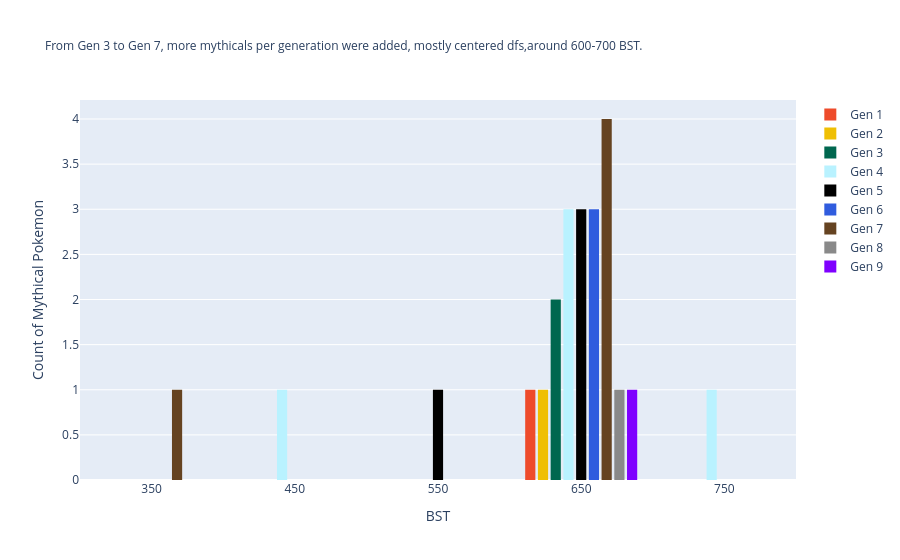

The cell this chart's notebook holds for it:
### Code cell
dfh_gen_1 = df_base[(df_base['gen_num'] == 'Gen 1') & (df_base['Classification'] == 'Mythical')]
dfh_gen_2 = df_base[(df_base['gen_num'] == 'Gen 2') & (df_base['Classification'] == 'Mythical')]
dfh_gen_3 = df_base[(df_base['gen_num'] == 'Gen 3') & (df_base['Classification'] == 'Mythical')]
dfh_gen_4 = df_base[(df_base['gen_num'] == 'Gen 4') & (df_base['Classification'] == 'Mythical')]
dfh_gen_5 = df_base[(df_base['gen_num'] == 'Gen 5') & (df_base['Classification'] == 'Mythical')]
dfh_gen_6 = df_base[(df_base['gen_num'] == 'Gen 6') & (df_base['Classification'] == 'Mythical')]
dfh_gen_7 = df_base[(df_base['gen_num'] == 'Gen 7') & (df_base['Classification'] == 'Mythical')]
dfh_gen_8 = df_base[(df_base['gen_num'] == 'Gen 8') & (df_base['Classification'] == 'Mythical')]
dfh_gen_9 = df_base[(df_base['gen_num'] == 'Gen 9') & (df_base['Classification'] == 'Mythical')]

BST_hist_myth = go.Figure()
BST_hist_myth.add_trace(go.Histogram(
    x = dfh_gen_1['BST'],
    name = 'Gen 1',
    xbins = {
        'start':0,
        'end':1000,
        'size':100
    },
    marker_color = '#EE4B2B'
)
)

BST_hist_myth.add_trace(go.Histogram(
    x = dfh_gen_2['BST'],
    name = 'Gen 2',
    xbins = {
        'start':0,
        'end':1000,
        'size':100
    },
    marker_color = '#EFBF04'
)
)

BST_hist_myth.add_trace(go.Histogram(
    x = dfh_gen_3['BST'],
    name = 'Gen 3',
    xbins = {
        'start':0,
        'end':1000,
        'size':100
    },
    marker_color = '#00674F'
)
)

BST_hist_myth.add_trace(go.Histogram(
    x = dfh_gen_4['BST'],
    name = 'Gen 4',
    xbins = {
        'start':0,
        'end':1000,
        'size':100
    },
    marker_color = '#B9F2FF'
)
)

BST_hist_myth.add_trace(go.Histogram(
    x = dfh_gen_5['BST'],
    name = 'Gen 5',
    xbins = {
        'start':0,
        'end':1000,
        'size':100
    },
    marker_color = '#000000'
)
)

BST_hist_myth.add_trace(go.Histogram(
    x = dfh_gen_6['BST'],
    name = 'Gen 6',
    xbins = {
        'start':0,
        'end':1000,
        'size':100
    },
    marker_color = '#305CDE'
)
)

BST_hist_myth.add_trace(go.Histogram(
    x = dfh_gen_7['BST'],
    name = 'Gen 7',
    xbins = {
        'start':0,
        'end':1000,
        'size':100
    },
    marker_color = '#654321'
)
)


BST_hist_myth.add_trace(go.Histogram(
    x = dfh_gen_8['BST'],
    name = 'Gen 8',
    xbins = {
        'start':0,
        'end':1000,
        'size':100
    },
    marker_color = '#898989'
)
)

BST_hist_myth.add_trace(go.Histogram(
    x = dfh_gen_9['BST'],
    name = 'Gen 9',
    xbins = {
        'start':0,
        'end':1000,
        'size':100
    },
    marker_color = '#7F00FF'
)
)

BST_hist_myth.update_layout(
    xaxis_title_text='BST', # xaxis label
    yaxis_title_text='Count of Mythical Pokemon', # yaxis label
    bargap=0.2, # gap between bars of adjacent location coordinates
    bargroupgap=0.2 # gap between bars of the same location coordinates
)

BST_hist_myth.update_layout(
    title = go.layout.Title(
        text = 'From Gen 3 to Gen 7, more mythicals per generation were added, mostly centered dfs,around 600-700 BST.',
        font=dict(size=12)
    )
)

BST_hist_myth.show()

### Figure 1 — Plotly figure (JSON) as saved in the notebook; plotly's stock layout.template omitted (floating-point values rounded to 4 significant figures)
{"data": [{"marker": {"color": "#EE4B2B"}, "name": "Gen 1", "type": "histogram", "x": [600], "xbins": {"end": 1000, "size": 100, "start": 0}}, {"marker": {"color": "#EFBF04"}, "name": "Gen 2", "type": "histogram", "x": [600], "xbins": {"end": 1000, "size": 100, "start": 0}}, {"marker": {"color": "#00674F"}, "name": "Gen 3", "type": "histogram", "x": [600, 600], "xbins": {"end": 1000, "size": 100, "start": 0}}, {"marker": {"color": "#B9F2FF"}, "name": "Gen 4", "type": "histogram", "x": [480, 600, 600, 600, 720], "xbins": {"end": 1000, "size": 100, "start": 0}}, {"marker": {"color": "#000000"}, "name": "Gen 5", "type": "histogram", "x": [600, 580, 600, 600], "xbins": {"end": 1000, "size": 100, "start": 0}}, {"marker": {"color": "#305CDE"}, "name": "Gen 6", "type": "histogram", "x": [600, 600, 600], "xbins": {"end": 1000, "size": 100, "start": 0}}, {"marker": {"color": "#654321"}, "name": "Gen 7", "type": "histogram", "x": [600, 600, 600, 300, 600], "xbins": {"end": 1000, "size": 100, "start": 0}}, {"marker": {"color": "#898989"}, "name": "Gen 8", "type": "histogram", "x": [600], "xbins": {"end": 1000, "size": 100, "start": 0}}, {"marker": {"color": "#7F00FF"}, "name": "Gen 9", "type": "histogram", "x": [600], "xbins": {"end": 1000, "size": 100, "start": 0}}], "layout": {"bargap": 0.2, "bargroupgap": 0.2, "title": {"font": {"size": 12}, "text": "From Gen 3 to Gen 7, more mythicals per generation were added, mostly centered dfs,around 600-700 BST."}, "xaxis": {"title": {"text": "BST"}}, "yaxis": {"title": {"text": "Count of Mythical Pokemon"}}}}
